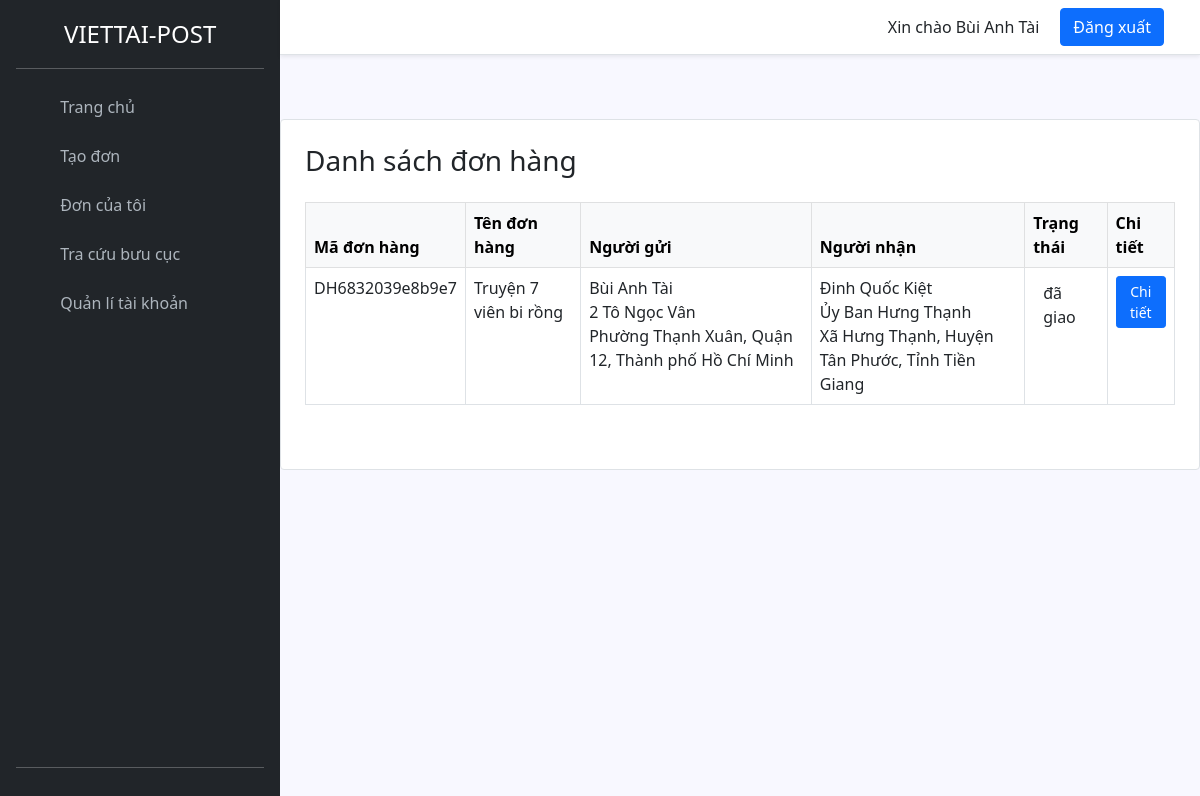
/don-hang.php (signed in), run on an earlier commit of the app's database.
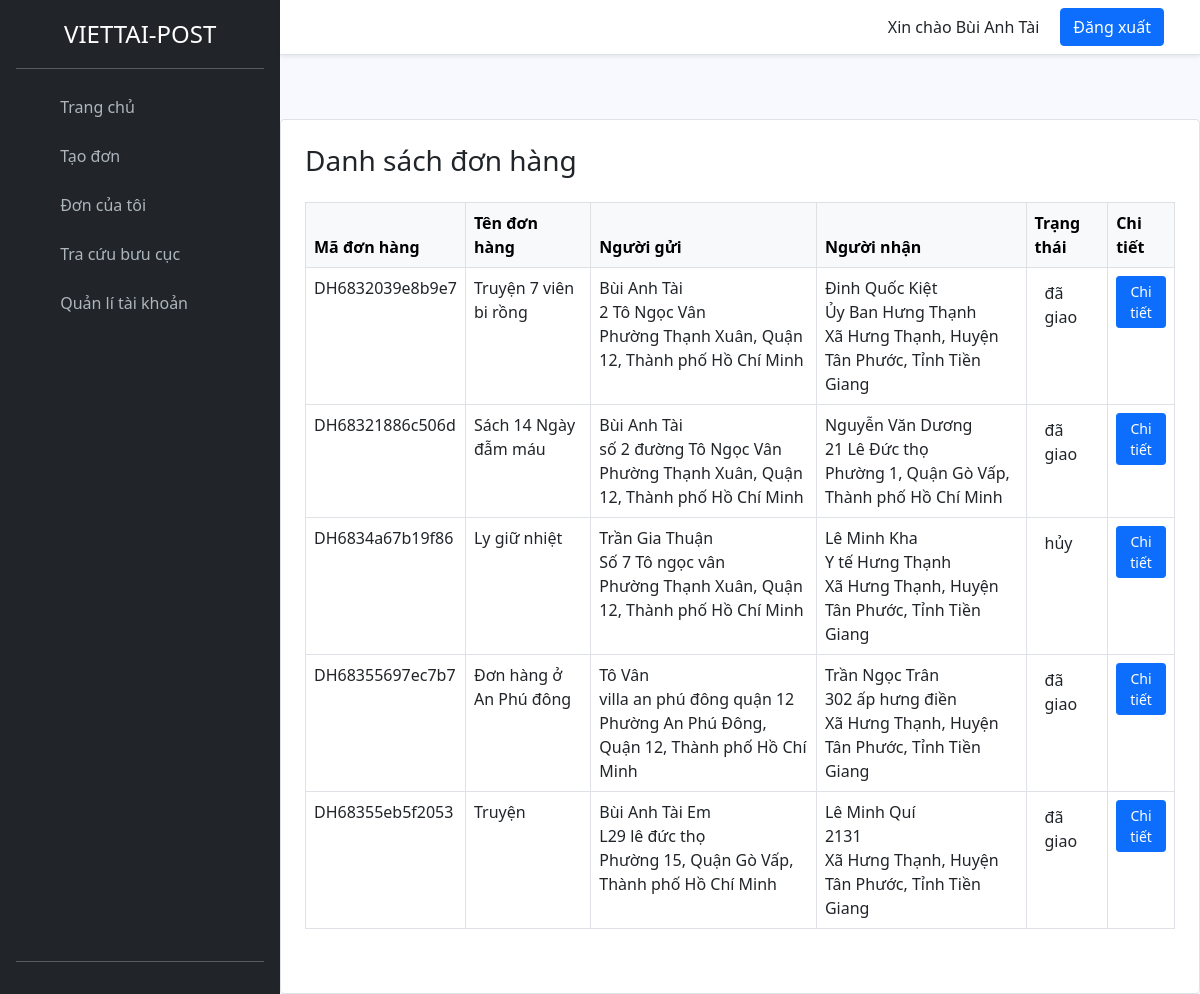
And on a later commit of the database.
### tables this page shows
CREATE TABLE `don_hang` (
  `ma_don_hang` varchar(50) NOT NULL,
  `ten_don_hang` varchar(50) NOT NULL,
  `so_luong` int(10) NOT NULL,
  `trong_luong` int(10) NOT NULL,
  `ten_nguoi_gui` varchar(100) DEFAULT NULL,
  `sdt_nguoi_gui` varchar(100) DEFAULT NULL,
  `ma_khach_hang` int(11) NOT NULL,
  `ten_nguoi_nhan` varchar(100) NOT NULL,
  `sdt_nguoi_nhan` varchar(20) DEFAULT NULL,
  `dia_chi_nguoi_gui` text NOT NULL,
  `dia_chi_nguoi_gui_mac_dinh` text NOT NULL,
  `lat_nguoi_gui` text DEFAULT NULL,
  `lng_nguoi_gui` text DEFAULT NULL,
  `dia_chi_nguoi_nhan` text DEFAULT NULL,
  `dia_chi_nguoi_nhan_mac_dinh` text NOT NULL,
  `lat_nguoi_nhan` text NOT NULL,
  `lng_nguoi_nhan` text DEFAULT NULL,
  `thu_ho` int(20) DEFAULT NULL,
  `trang_thai` enum('chờ xử lý','chờ shipper tới lấy','đã lấy hàng','đang giao','đã giao','hủy') DEFAULT 'chờ xử lý',
  `phi_van_chuyen` int(10) DEFAULT 0,
  `nguoi_tra_phi` varchar(100) DEFAULT NULL,
  `ngay_tao` datetime DEFAULT current_timestamp(),
  `thoi_gian_hen_lay` varchar(50) NOT NULL,
  `ngay_giao_du_kien` text NOT NULL,
  `ghi_chu` text DEFAULT NULL
);

### controller/cls-khachhang.php (called while the page is built, shortened)
<?php
class clsKhachhang extends ConnectDB
{
    public function layDonHangKhachHang($ma_khach_hang)
    {
        $conn = $this->connect();
        $sql = "SELECT * FROM don_hang WHERE ma_khach_hang = ?";
        $stmt = $conn->prepare($sql);
        $stmt->execute([$ma_khach_hang]);
        return $stmt->fetchAll(PDO::FETCH_ASSOC);
    }
}
?>

### don-hang.php (the view, shortened to what this page needs)
<!DOCTYPE html>
<html lang="vi">
<head>
    <link rel="stylesheet" href="asset/css/bootstrap.min.css">
    <link rel="stylesheet" href="asset/css/style.css">
    <link rel="stylesheet" href="https://cdnjs.cloudflare.com/ajax/libs/font-awesome/5.15.4/css/all.min.css">
</head>
<?php
require_once 'controller/cls-khachhang.php';
$kh = new clsKhachhang();
$ma_khach_hang = $_SESSION['id'];
$don_hangs = $kh->layDonHangKhachHang($ma_khach_hang);
?>
<body class="d-flex">
    <?php
    require_once 'view/sidebar.php';
    ?>
    <div class="main-content">
        <?php
        require_once 'view/header.php';
        ?>
        <div class="container px-4 pb-5 card border rounded-4 mt-5">
            <h3 class="mt-4">Danh sách đơn hàng</h3>
            <table class="table table-bordered table-hover mt-3">
                <thead class="table-light">
                    <tr>
                        <th>Mã đơn hàng</th>
                        <th>Tên đơn hàng</th>
                        <th>Người gửi</th>
                        <th>Người nhận</th>
                        <th>Trạng thái</th>
                        <th>Chi tiết</th>
                    </tr>
                </thead>
                <tbody>
                    <?php foreach ($don_hangs as $don): ?>
                    <tr>
                        <td><?= $don['ma_don_hang'] ?></td>
                        <td><?= $don['ten_don_hang'] ?></td>
                        <td><?= $don['ten_nguoi_gui'] ?><br><?= $don['dia_chi_nguoi_gui'] ?><br><?= $don['dia_chi_nguoi_gui_mac_dinh'] ?>
                        </td>
                        <td><?= $don['ten_nguoi_nhan'] ?><br><?= $don['dia_chi_nguoi_nhan'] ?><br><?= $don['dia_chi_nguoi_nhan_mac_dinh'] ?>
                        </td>
                        <td>
                            <span class="status-badge <?= $statusClass ?>"><?= $don['trang_thai'] ?></span>
                        </td>
                        <td>
                            <div class="d-flex gap-2">
                                <button type="button" class="btn btn-primary btn-sm" data-bs-toggle="modal"
                                    data-bs-target="#modal<?= $don['ma_don_hang'] ?>">Chi tiết</button>
                            </div>
                        </td>
                    </tr>
                    <?php endforeach; ?>
                </tbody>
            </table>
        </div>
    </div>
</body>
</html>

What changed in the data, as far as the page shows it:
added don_hang: ma_don_hang "DH68321886c506d", ten_don_hang "Sách 14 Ngày đẫm máu", ten_nguoi_gui "Bùi Anh Tài", dia_chi_nguoi_gui "số 2 đường Tô Ngọc Vân", dia_chi_nguoi_gui_mac_dinh "Phường Thạnh Xuân, Quận 12, Thành phố Hồ Chí Minh", ten_nguoi_nhan "Nguyễn Văn Dương", dia_chi_nguoi_nhan "21 Lê Đức thọ", dia_chi_nguoi_nhan_mac_dinh "Phường 1, Quận Gò Vấp, Thành phố Hồ Chí Minh", trang_thai "đã giao"
added don_hang: ma_don_hang "DH6834a67b19f86", ten_don_hang "Ly giữ nhiệt", ten_nguoi_gui "Trần Gia Thuận", dia_chi_nguoi_gui "Số 7 Tô ngọc vân", dia_chi_nguoi_gui_mac_dinh "Phường Thạnh Xuân, Quận 12, Thành phố Hồ Chí Minh", ten_nguoi_nhan "Lê Minh Kha", dia_chi_nguoi_nhan "Y tế Hưng Thạnh", dia_chi_nguoi_nhan_mac_dinh "Xã Hưng Thạnh, Huyện Tân Phước, Tỉnh Tiền Giang", trang_thai "hủy"
added don_hang: ma_don_hang "DH68355697ec7b7", ten_don_hang "Đơn hàng ở An Phú đông", ten_nguoi_gui "Tô Vân", dia_chi_nguoi_gui "villa an phú đông quận 12", dia_chi_nguoi_gui_mac_dinh "Phường An Phú Đông, Quận 12, Thành phố Hồ Chí Minh", ten_nguoi_nhan "Trần Ngọc Trân", dia_chi_nguoi_nhan "302 ấp hưng điền", dia_chi_nguoi_nhan_mac_dinh "Xã Hưng Thạnh, Huyện Tân Phước, Tỉnh Tiền Giang", trang_thai "đã giao"
added don_hang: ma_don_hang "DH68355eb5f2053", ten_don_hang "Truyện", ten_nguoi_gui "Bùi Anh Tài Em", dia_chi_nguoi_gui "L29 lê đức thọ", dia_chi_nguoi_gui_mac_dinh "Phường 15, Quận Gò Vấp, Thành phố Hồ Chí Minh", ten_nguoi_nhan "Lê Minh Quí", dia_chi_nguoi_nhan "2131", dia_chi_nguoi_nhan_mac_dinh "Xã Hưng Thạnh, Huyện Tân Phước, Tỉnh Tiền Giang", trang_thai "đã giao"
